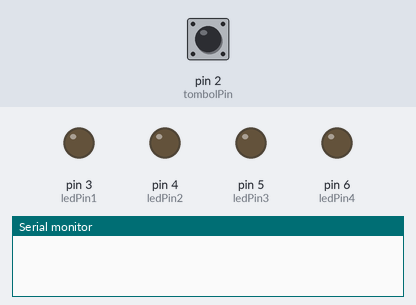
A sketch run on a simulated Arduino Uno, built with avr-gcc and run on an emulated ATmega328P. Parts: output pins drawn as LEDs (lit = HIGH), the last lines printed to the serial monitor. Inputs (shaded band) come from the test bench; at power-on: pin 2 (tombolPin) LOW.

Above: at 1.2 s.
1.3 s: pin 2 (tombolPin) pulled HIGH for 0.15 s
At 2.0 s:
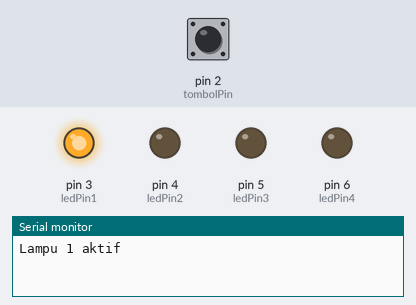
2.9 s: pin 2 (tombolPin) pulled HIGH for 1 s
At 3.2 s:
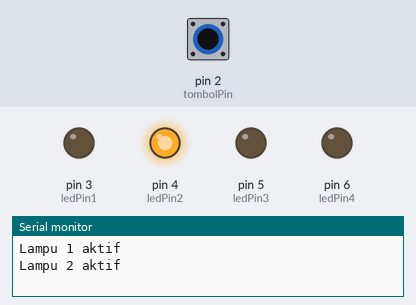
5.4 s: pin 2 (tombolPin) pulled HIGH for 0.15 s
At 6.3 s:
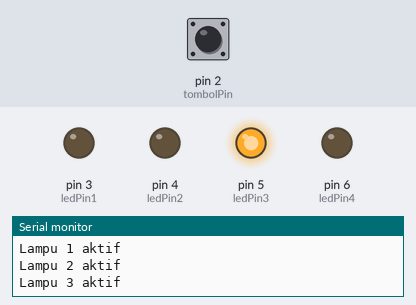
7.0 s: pin 2 (tombolPin) pulled HIGH for 3.2 s
At 7.5 s:
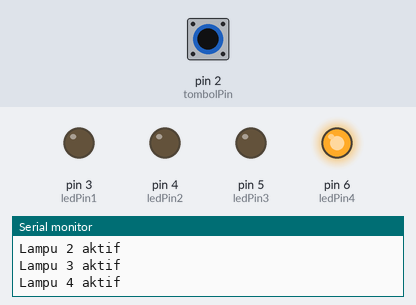
Timing chart, 0 to 10.0 s (numbered marks = the images above; inputs shaded):
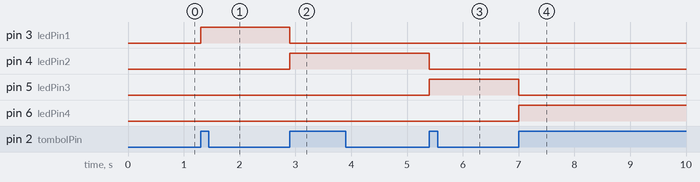

Measured:
- after the input at 1.3 s, pin 3 (ledPin1): LOW → HIGH at once
- after the input at 2.9 s, pin 3 (ledPin1): HIGH → LOW at once; pin 4 (ledPin2): LOW → HIGH at once
- after the input at 5.4 s, pin 4 (ledPin2): HIGH → LOW at once; pin 5 (ledPin3): LOW → HIGH at once
- after the input at 7.0 s, pin 5 (ledPin3): HIGH → LOW at once; pin 6 (ledPin4): LOW → HIGH at once

The sketch:

Tugas_Prak_MCU_1.2_LedBergantian.ino
```cpp
const int tombolPin = 2;
const int ledPin1 = 3;
const int ledPin2 = 4;
const int ledPin3 = 5;
const int ledPin4 = 6;
int lampuAktif;
bool tombolDitekan = false;

void setup() {
  Serial.begin(9600);

  pinMode(tombolPin, INPUT);

  pinMode(ledPin1, OUTPUT);
  pinMode(ledPin2, OUTPUT);
  pinMode(ledPin3, OUTPUT);
  pinMode(ledPin4, OUTPUT);
}

void loop() {
int tombolState = digitalRead(tombolPin);

  if (tombolState == HIGH && !tombolDitekan) {
    tombolDitekan = true;
    digitalWrite(ledPin1, LOW);
    digitalWrite(ledPin2, LOW);
    digitalWrite(ledPin3, LOW);
    digitalWrite(ledPin4, LOW);

    switch (lampuAktif) {
      case 0:
        digitalWrite(ledPin1, HIGH);
        Serial.println("Lampu 1 aktif");
        break;
      case 1:
        digitalWrite(ledPin1, LOW);
        digitalWrite(ledPin2, HIGH);
        Serial.println("Lampu 2 aktif");
        break;
      case 2:
        digitalWrite(ledPin1, LOW);
        digitalWrite(ledPin2, LOW);
        digitalWrite(ledPin3, HIGH);
        Serial.println("Lampu 3 aktif");
        break;
      case 3:
        digitalWrite(ledPin1, LOW);
        digitalWrite(ledPin2, LOW);
        digitalWrite(ledPin3, LOW);
        digitalWrite(ledPin4, HIGH);
        Serial.println("Lampu 4 aktif");
        break;
    }

    lampuAktif = (lampuAktif + 1) % 4;
  } else if (tombolState == LOW) {
    tombolDitekan = false;
  }

  delay(100);
}
```
